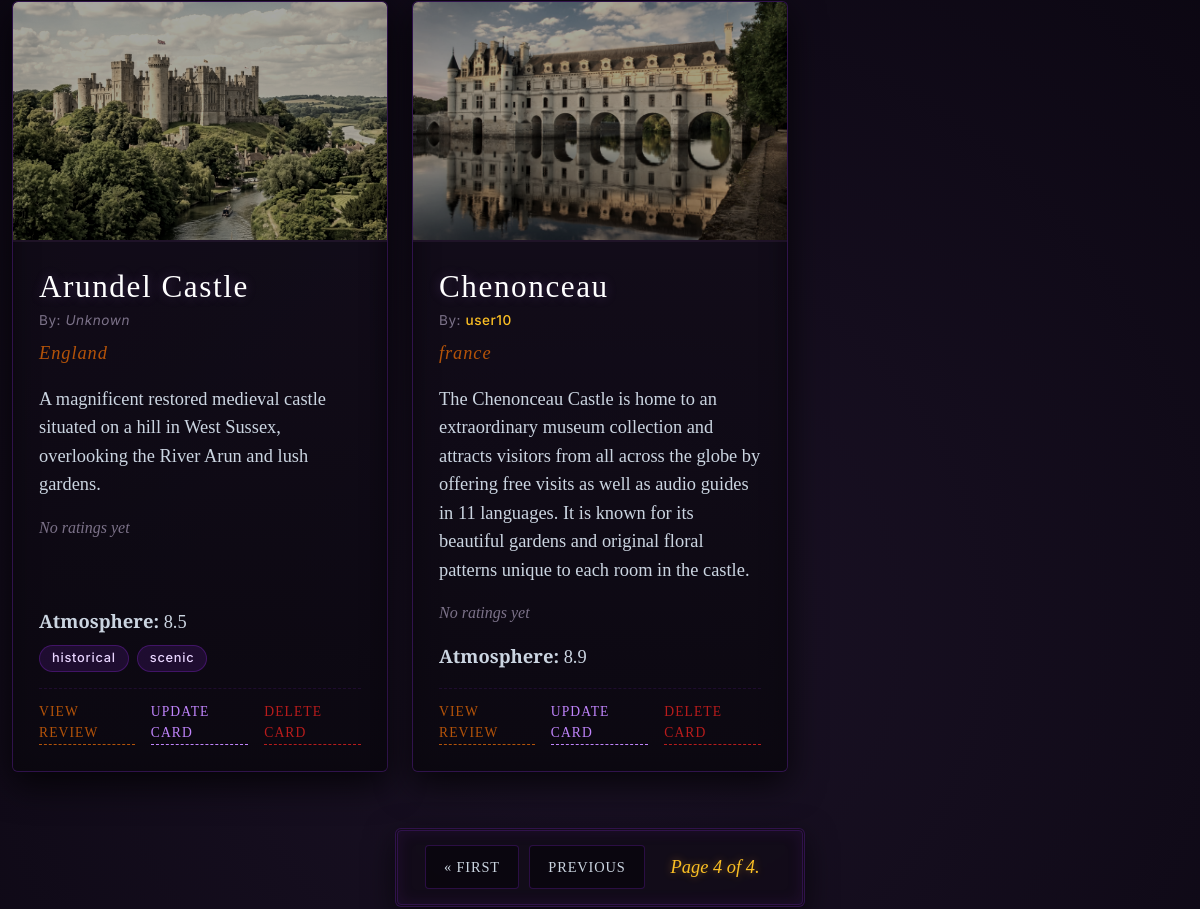
The app's page /home/?page=4 (signed in, middle part), older data.
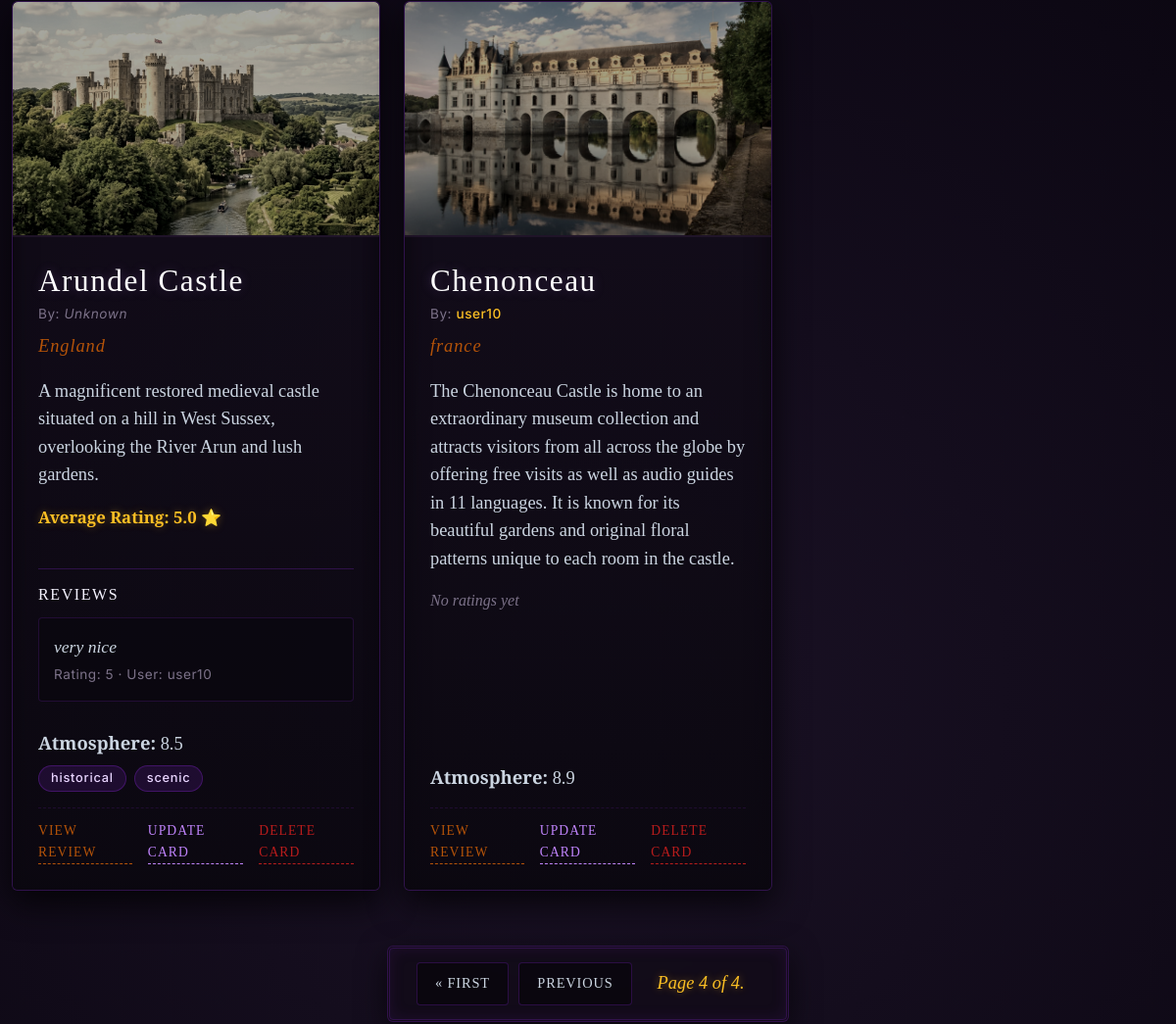
The same page, newer data.
### core/models.py (models this page shows, shortened)
class Destination(models.Model):
    posted_by = models.ForeignKey(User, on_delete=models.SET_NULL, null=True, blank=True, related_name='destinations' )
    castle = models.CharField(max_length=100, unique=True)
    country = models.CharField(max_length=100)
    description = models.TextField()
    image = models.ImageField(upload_to="images/", blank=True, null=True)
    atmosphere = models.FloatField()
    tags = models.ManyToManyField('Tag',related_name="destinations", blank=True)

class Tag(models.Model):
    name = models.CharField(max_length=50)

class Review(models.Model):
    comment = models.TextField()
    rating = models.IntegerField()
    user = models.ForeignKey(User, on_delete=models.CASCADE)
    destination = models.ForeignKey(Destination, on_delete=models.CASCADE)

### core/views.py (the view, shortened to what this page needs)
# urls.py: 2. Add a URL to urlpatterns:  path('', views.home, name='home')
@login_required
def home(request):
    search = request.GET.get("castle")
    if search:
        dest = Destination.objects.filter(castle__icontains=search)
    else:
        dest = Destination.objects.annotate(Avg_rate=Avg('review__rating'))
    paginator = Paginator(dest,6)
    page_number = request.GET.get("page")
    page_obj = paginator.get_page(page_number)
    return render(request, "core/home.html",{"page_obj" : page_obj, "search":search})

### templates/core/home.html (shortened to what this page needs)
<!DOCTYPE html>
<html lang="en">
<head>
    {% load static %}
    <link rel="stylesheet" href="https://cdn.jsdelivr.net/npm/bootstrap@5.3.8/dist/css/bootstrap.min.css">
    <link rel="stylesheet" href="{% static 'core/styles.css' %}">
</head>
<body>
    <div class="container py-5">
        <div class="row row-cols-1 row-cols-md-2 row-cols-lg-3 g-4 destination-list">
            {% for d in page_obj %}
            <div class="col">
                <article class="destination-card card h-100">
                    {% if d.image %}
                    <img src="{{ d.image.url }}" alt="{{ d.castle }}" class="card-img-top">
                    {% endif %}
                    <div class="card-body destination-card-body d-flex flex-column">
                        <div>
                            <h2 class="destination-card-title h4">{{ d.castle }}</h2>
                            <p class="destination-card-author mb-2">
                                <span class="text-muted-gothic">By: </span>
                                {% if d.posted_by %}
                                    <a href="{% url 'public_profile' d.posted_by.id %}" class="author-link">{{ d.posted_by.username }}</a>
                                {% else %}
                                    <span class="author-unknown">Unknown</span>
                                {% endif %}
                            </p>
                            <p class="destination-card-subtitle mb-3">{{ d.country }}</p>
                            <p class="destination-card-text mb-3">{{ d.description }}</p>
                            {% if d.Avg_rate %}
                                <p class="average-rating-stars mb-3">Average Rating: {{ d.Avg_rate|floatformat:1 }} ⭐</p>
                            {% else %}
                                <p class="average-rating-none mb-3">No ratings yet</p>
                            {% endif %}
                        </div>
                        {% if d.review_set.all %}
                        <div class="review-section mb-3">
                            <h6 class="review-title">Reviews</h6>
                            {% for review in d.review_set.all %}
                            <div class="review-card mb-2 p-3 rounded-3">
                                <p class="review-text mb-1">{{ review.comment }}</p>
                                <p class="review-meta mb-0">Rating: {{ review.rating }} · User: {{ review.user }}</p>
                            </div>
                            {% endfor %}
                        </div>
                        {% endif %}
                        <div class="mt-auto">
                            <p class="destination-card-text mb-2"><strong>Atmosphere:</strong> {{ d.atmosphere }}</p>
                            <div class="destination-card-meta d-flex flex-wrap align-items-center gap-2 mt-2">
                                {% for tag in d.tags.all %}
                                    <span class="badge rounded-pill bg-secondary">{{ tag.name }}</span>
                                {% endfor %}
                                <div class="card-action-links d-flex gap-3 align-items-center w-100 mt-2">
                                    <a href="{% url 'review_view' d.id %}" class="view-review-link">View Review</a>
                                    <a href="{% url 'update_card' d.id %}" class="update-card-link">Update Card</a>
                                    <a href="{% url 'delete_castle' d.id %}" class="delete-card-link">Delete Card</a>
                                </div>
                            </div>
                        </div>
                    </div>
                </article>
            </div>
            {% endfor %}
        </div>
        <div class="pagination">
    <span class="step-links">
        {% if page_obj.has_previous %}
            <a href="?page=1">&laquo; first</a>
            <a href="?page={{ page_obj.previous_page_number }}">previous</a>
        {% endif %}
        <span class="current">
            Page {{ page_obj.number }} of {{ page_obj.paginator.num_pages }}.
        </span>
    </span>
</div>
    </div>
</body>
</html>

Row changes from the older to the newer data that the page shows:
shown differently, row unchanged: Destination "Arundel Castle": Avg_rate (not shown) → "5.0"; text "No ratings yet" → "Average Rating: ⭐ REVIEWS"
added Review: comment "very nice", rating "5", user "user10", shown under Destination "Arundel Castle"
